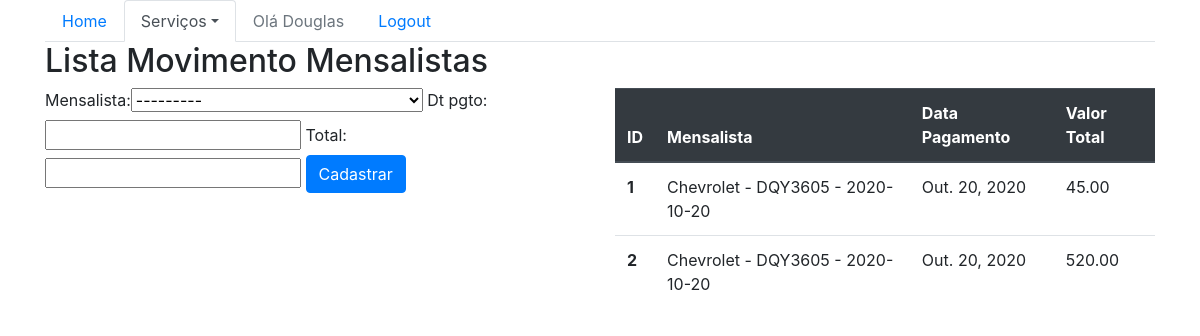
Before: /sistema/movMensalistas/ (signed in) with the older database file.
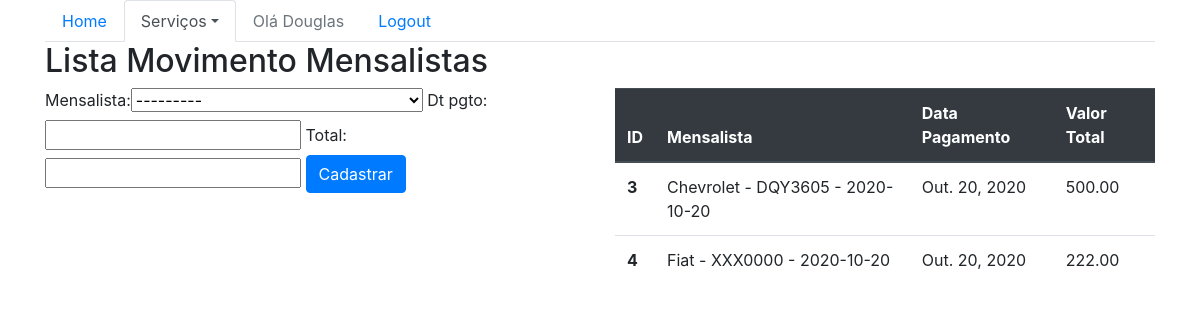
After: the same page with the newer database file.
### core/models.py (models this page shows, shortened)
class MovMensalista(models.Model):
    mensalista = models.ForeignKey(Mensalista, on_delete=models.CASCADE)
    dt_pgto = models.DateField()
    total = models.DecimalField(max_digits=6, decimal_places=2)

class Mensalista(models.Model):
    veiculo = models.ForeignKey(Veiculo, on_delete=models.CASCADE)
    inicio = models.DateField()
    valor_mes = models.DecimalField(max_digits=6, decimal_places=2)
    def __str__(self):
        return str(self.veiculo) + ' - ' + str(self.inicio)

class Veiculo(models.Model):
    marca = models.ForeignKey(Marca, on_delete=models.CASCADE)
    placa = models.CharField(max_length=7)
    proprietario = models.ForeignKey(Pessoa, on_delete=models.CASCADE)
    cor = models.CharField(max_length=15)
    observacoes = models.TextField()
    def __str__(self):
        return self.marca.nome + ' - ' + self.placa

class Marca(models.Model):
    nome = models.CharField(max_length=50)

### core/views.py (the view)
@login_required(login_url='/accounts/login/')
def lista_movMensalistas(request):
    movMensalistas = MovMensalista.objects.all()
    form = MovMensalistaForm()
    data = {'movMensalistas': movMensalistas, 'form': form}
    return render(request, 'core/lista_movMensalistas.html', data)

### core/forms.py
class MovMensalistaForm(ModelForm):
    class Meta:
        model = MovMensalista
        fields = '__all__'

### core/templates/core/lista_movMensalistas.html (shortened to what this page needs)
{% extends 'base.html' %}
{% load bootstrap %}
{% block menu %}
    <ul class="nav nav-tabs">
        <li class="nav-item">
            <a class="nav-link" href="{% url 'core_home' %}">Home</a>
        </li>
        <li class="nav-item dropdown">
            <a class="nav-link dropdown-toggle active" data-toggle="dropdown" href="#" role="button" aria-haspopup="true" aria-expanded="false">Serviços</a>
        </li>
        {% if user.is_authenticated %}
            <li class="nav-item">
                <a class="nav-link disabled" href="#">Olá {{ user }}</a>
            </li>
            <li class="nav-item">
                <a class="nav-link" href="{% url 'logout' %}">Logout</a>
            </li>
        {% else %}
            <li class="nav-item">
                <a class="nav-link" href="{% url 'login' %}">Login</a>
            </li>
        {% endif %}
    </ul>
{% endblock %}
{% block main %}
    <div class="row">
        <div class="col-sm-6">
            <h2>Lista Movimento Mensalistas</h2>
        </div>
    </div>
    <div class="row">
        <div class="col-sm-6">
            <form action="{% url 'core_movMensalista_novo' %}" method="POST">
                {{ form|bootstrap }}
                <button type="submit" class="btn btn-primary">Cadastrar</button>
            </form>
                </div>
        <div class="col-sm-6">
            <table class="table">
                <thead class="thead-dark">
                    <tr>
                    <th scope="col">ID</th>
                    <th scope="col">Mensalista</th>
                    <th scope="col">Data Pagamento</th>
                    <th scope="col">Valor Total</th>
                    </tr>
                </thead>
                <tbody>
                    {% for movMensalista in movMensalistas %}
                        <tr>
                            <th scope="row">{{ movMensalista.id}}</th>
                            <td>{{ movMensalista.mensalista}}</td>
                            <td>{{ movMensalista.dt_pgto}}</td>
                            <td>{{ movMensalista.total}}</td>
                        </tr>
                    {% endfor%}
                </tbody>
            </table>
        </div>
    </div>
{% endblock %}

Changed rows visible on the page:
removed MovMensalista: id "1", mensalista "Chevrolet - DQY3605 - 2020-10-20", dt_pgto "Out. 20, 2020", total "45.00"
removed MovMensalista: id "2", mensalista "Chevrolet - DQY3605 - 2020-10-20", dt_pgto "Out. 20, 2020", total "520.00"
added MovMensalista: id "3", mensalista "Chevrolet - DQY3605 - 2020-10-20", dt_pgto "Out. 20, 2020", total "500.00"
added MovMensalista: id "4", mensalista "Fiat - XXX0000 - 2020-10-20", dt_pgto "Out. 20, 2020", total "222.00"
